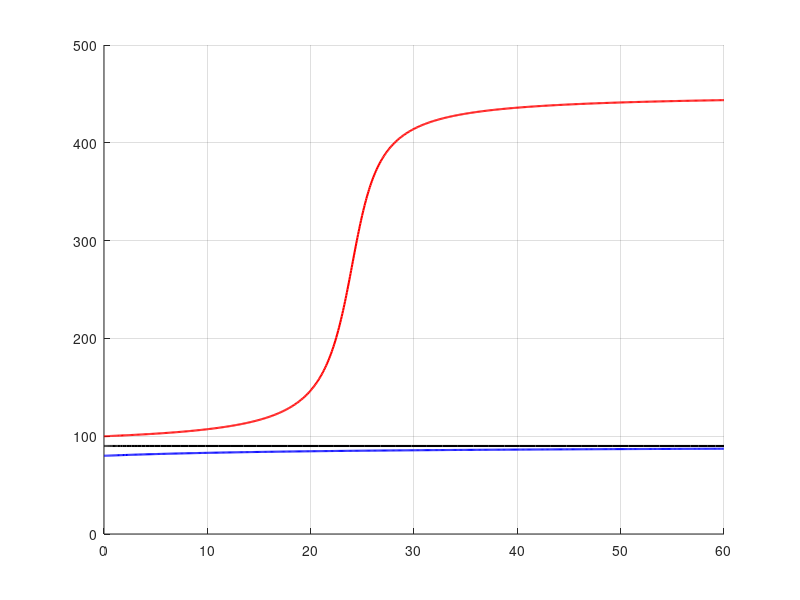

Write MATLAB code to recreate this figure. (Note: this script raises an error after producing the figure.)
% DC motorlu tek eklemli robot kolu: acik cevrim simulasyonu
% Durumlar: x1 = theta (rad, dik asagidan), x2 = omega (rad/s), x3 = i (A)
% Giris: u = V (motor gerilimi), cikis: y = theta

clear; clc; close all;

% Parametreler (CTMS motoru + bizim kol)
Jm = 0.01; b = 0.1; K = 0.01; R = 1; L = 0.5;
m = 0.05; l = 0.1; g = 9.81;
J = Jm + m*l^2;

% Durum denklemleri
f = @(t,x,u) [ x(2);
               (K*x(3) - b*x(2) - m*g*l*sin(x(1)))/J;
               (u - R*x(3) - K*x(2))/L ];

% Calisma noktasi: theta0 = 90 derece
th0 = pi/2;
ieq = m*g*l*sin(th0)/K;   % dengedeki akim
ueq = R*ieq;              % dengedeki gerilim
fprintf('Denge: theta = 90 derece, i = %.4f A, u = %.4f V\n', ieq, ueq);

% Denge noktasinda dogrusallastirma (ozdegerler)
A = [0 1 0;
     -m*g*l*cos(th0)/J  -b/J  K/J;
     0  -K/L  -R/L];
fprintf('Ozdegerler (theta0 = 90):\n'); disp(eig(A));

% Simulasyon: u sabit = ueq, kolu 90 derecenin biraz altindan,
% tam ustunden ve biraz ustunden birakiyoruz
baslangic = [80 90 100];      % derece
renk = {'b','k','r'};
tson = 60;
figure('Position',[100 100 800 420]); hold on; grid on;
for k = 1:numel(baslangic)
    x0 = [deg2rad(baslangic(k)); 0; ieq];
    [t,x] = ode45(@(t,x) f(t,x,ueq), [0 tson], x0);
    plot(t, rad2deg(x(:,1)), renk{k}, 'LineWidth', 1.5);
    fprintf('theta(0) = %3d -> theta(%d s) = %.2f derece\n', ...
            baslangic(k), tson, rad2deg(x(end,1)));
end
yline(90,'--','90^\circ (denge)');
xlabel('t (s)'); ylabel('\theta (derece)');
title(sprintf('Acik cevrim, u = %.3f V sabit', ueq));
legend('\theta(0) = 80^\circ','\theta(0) = 90^\circ','\theta(0) = 100^\circ', ...
       'Location','best');
ylim([60 460]); yticks(0:45:450);

sekil = fullfile(fileparts(fileparts(mfilename('fullpath'))),'sekiller');
exportgraphics(gcf, fullfile(sekil,'model_acik_cevrim.png'), 'Resolution', 150);
